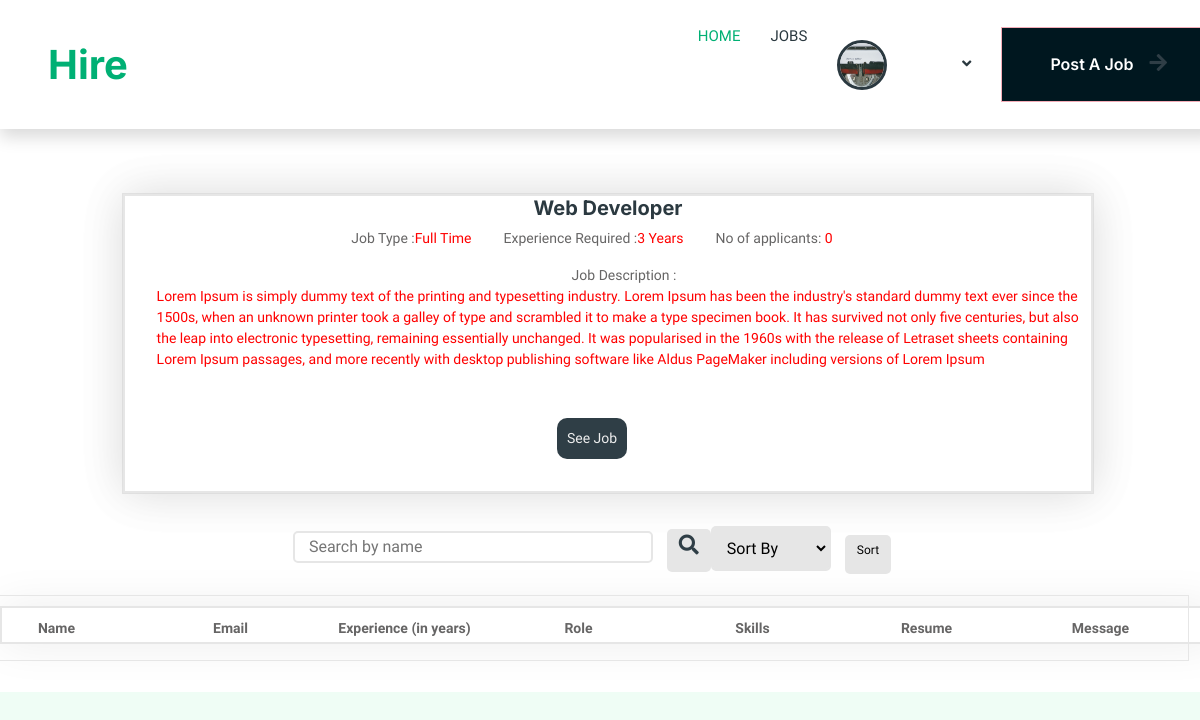
/recruiter/list/2/ (signed in), run on the app's committed database.
### job/models.py (models this page shows, shortened)
class Recruiter(models.Model):
    grade=[
        ('A','A'),
        ('B','B'),
        ('C','C'),
    ]
    user=models.OneToOneField(Profile,on_delete=models.CASCADE,related_name='recruiter')
    company_id=models.AutoField(primary_key=True)
    is_recruiter = models.BooleanField(default=True)
    is_applicant = models.BooleanField(default=False)
    company_name = models.CharField(max_length=100)
    logo = models.ImageField(upload_to='logo')
    about_company = models.TextField()
    company_address = models.CharField(max_length=100)
    company_website = models.CharField(max_length=100)
    company_email = models.CharField(max_length=100)
    grade=models.CharField(max_length=100,choices=grade)

class Job(models.Model):
    id=models.AutoField(primary_key=True)
    job_types=[
        ('Full Time','Full Time'),
        ('Part Time','Part Time'),
        ('Internship','Internship'),
        ('other','other')
    ]
    deadline=models.DateField(null=True,blank=True)
    Responsibilities=models.TextField(null=True,blank=True)
    Qualifications=models.TextField(null=True,blank=True)
    category=models.ForeignKey(Job_category,on_delete=models.CASCADE,null=True)
    recruiter = models.ForeignKey(Recruiter, on_delete=models.CASCADE)
    title = models.CharField(max_length=100)
    job_type = models.CharField(max_length=100)
    location = models.CharField(max_length=100)
    salary = models.CharField(max_length=100)
    description = models.TextField()
    skills = models.CharField(max_length=22)
    posted_on = models.DateTimeField(auto_now_add=True)
    experience = models.CharField(max_length=100)
    job_type=models.CharField(choices=job_types,max_length=100)
    vacancy=models.IntegerField( default=1)
    category=models.ForeignKey(Job_category,on_delete=models.CASCADE,null=True)

### job/decoratore.py (the view)
    def wrapped_view(request, *args, **kwargs):
        if request.user.is_authenticated and request.user.profile.is_recruiter:
            return view_func(request, *args, **kwargs)
        else:
            return redirect('home' )  # Adjust the URL name accordingly

### job/decoratore.py (called while the page is built)
def is_recruiter(view_func):
    def wrapped_view(request, *args, **kwargs):
        if request.user.is_authenticated and request.user.profile.is_recruiter:
            return view_func(request, *args, **kwargs)
        else:
            return redirect('home' )  # Adjust the URL name accordingly
    return wrapped_view

### templates/Recruiter/candidate_list.html (shortened to what this page needs)
{% load static %}
<!DOCTYPE html>
<html lang="en">
<head>
    <link href="https://cdnjs.cloudflare.com/ajax/libs/font-awesome/5.15.3/css/all.min.css" rel="stylesheet">
    <link href="https://cdn.jsdelivr.net/npm/bootstrap-icons@1.4.1/font/bootstrap-icons.css" rel="stylesheet">
    <link href="{% static 'lib/animate/animate.min.css' %}" rel="stylesheet">
    <link href="{% static 'lib/owlcarousel/assets/owl.carousel.min.css' %}" rel="stylesheet">
    <link rel="stylesheet" href="{% static 'style/style.css' %}">
    <link rel="stylesheet" href="{% static 'style/Recruiter/list.css' %}">
</head>
<body>
    {% include 'Recruiter/recheaders.html' %}
    <div class="job">
        <div class="job-desc">
            <div class="job-title">
                <h1>{{ job.title }}</h1>
                <div class="job-intro">
                    <ul>
                        <li>
                            Job Type :<span>{{ job.job_type }}</span>
                        </li>
                        <li>
                            Experience Required :<span>{{ job.experience }}</span>
                        </li>
                        <li>
                            No of applicants: <span>{{ c_len }}</span>
                        </li>
                    </ul>
                </div>
                <div class="job-detail">
                    <ul>
                        <li>
                            Job Description :<span>{{ job.description }}</span>
                        </li>
                    </ul>
                </div>
                <div class="job-detail-btn">
                    <button><a style="color: #eee;" href="{% url 'job_detail' job.pk %}">See Job</a></button>
                </div>
            </div>
        </div>
        <div class="search-box">
            <div class="search">
                <form action="" method="GET">
                    <input type="text" placeholder="Search by name" name="search" value="{{ search }}">
                    <button type="submit"> <i class="fas fa-solid fa-search"></i> </button>
                </form>
            </div>
            <div class="sort">
                <form action="" method="GET">
                    <select name="sort">
                        <option value="">Sort By</option>
                    </select>
                    <button type="submit">Sort</button>
                </form>
            </div>
        </div>
        <div class="sheet">
            <div class="sheet-column">
                <ul>
                    <li>Name</li>
                    <li>Email</li>
                    <li>Experience (in years)</li>
                    <li>Role</li>
                    <li>Skills</li>
                    <li>Resume</li>
                    <li>Message</li>
                </ul>
            </div>
        </div>
    </div>
    <div class="pagination">
    </div>
</body>
</html>

### templates/Recruiter/recheaders.html (shortened to what this page needs)
{% load static %}
<!DOCTYPE html>
<html lang="en">
<head>
    <link rel="stylesheet" href="https://cdnjs.cloudflare.com/ajax/libs/font-awesome/5.15.3/css/all.min.css">
    <link href="https://cdn.jsdelivr.net/npm/bootstrap-icons@1.4.1/font/bootstrap-icons.css" rel="stylesheet">
    <link href="{% static 'lib/animate/animate.min.css' %}" rel="stylesheet">
    <link href="{% static 'lib/owlcarousel/assets/owl.carousel.min.css' %}" rel="stylesheet">
    <link href="{% static 'style/bootstrap.min.css' %}" rel="stylesheet">
    <link href="{% static 'style/style.css' %}" rel="stylesheet">
</head>
<body>
    <div class="container-xxl bg-white p-0">
        <nav class="navbar navbar-expand-lg bg-white navbar-light shadow sticky-top p-0">
            <a href="{% url 'home' %}" class="navbar-brand d-flex align-items-center text-center py-0 px-4 px-lg-5">
                <h1 class="m-0 text-primary">Hire</h1>
            </a>
            <div class="collapse navbar-collapse" id="navbarCollapse">
                <div class="navbar-nav ms-auto p-4 p-lg-0">
                    <a href="{% url 'recruiter_home' %}" class="nav-item nav-link active">Home</a>
                    <a href="{% url 'job-list' %}" class="nav-item nav-link">Jobs</a>
                    <div class="nav-item dropdown">
                        <a href="#" class="nav-link dropdown-toggle" data-bs-toggle="dropdown">
                            <img src="{{ recruiter.logo.url }}" alt="Logo" class="profile-image">
                        </a>
                    </div>
                </div>
                {% if profile and profile.is_recruiter %}
                    <a href="{% url 'job_create' %}" class="btn btn-primary rounded-0 py-4 px-lg-5 d-none d-lg-block">Post A Job<i class="fa fa-arrow-right ms-3"></i></a>
                {% endif %}
            </div>
        </nav>

### static/style/style.css (style rules this page uses)
:root { --primary: #00B074; --secondary: #2B9BFF; --light: #EFFDF5; --dark: #2B3940; width: 100% !important; }
body { overflow-x: hidden; margin-right: -1rem !important; }
.container-xxl { overflow-x: hidden; }
.btn { font-family: 'Inter', sans-serif; font-weight: 600; transition: .5s; }
.btn.btn-primary, .btn.btn-secondary { color: #FFFFFF; }
.navbar .dropdown-toggle::after { border: none; content: "\f107"; font-family: "Font Awesome 5 Free"; font-weight: 900; vertical-align: middle; margin-left: 5px; transition: .5s; }
.navbar-dark .navbar-nav .nav-link, .navbar-light .navbar-nav .nav-link { margin-right: 30px; padding: 25px 0; color: #FFFFFF; font-size: 15px; text-transform: uppercase; outline: none; }
.navbar-dark .navbar-nav .nav-link:hover, .navbar-dark .navbar-nav .nav-link.active, .navbar-light .navbar-nav .nav-link:hover, .navbar-light .navbar-nav .nav-link.active { color: var(--primary); }
.navbar-light .navbar-brand, .navbar-light a.btn { height: 75px; }
.navbar-light .navbar-nav .nav-link { color: var(--dark); font-weight: 500; }
.navbar-light.sticky-top { top: -100px; transition: .5s; }
.profile-image { width: 50px; height: 50px; border-radius: 50%; cursor: pointer; margin: 15px 66px 14px 0px; border:#2B3940 3px solid; }
.btn-primary { background-color: #00171f!important; border-color: #f4acb7!important; }

### static/style/Recruiter/list.css (style rules this page uses)
a { text-decoration: none; }
.job { display: flex; flex-direction: column; justify-content: center; align-items: center; margin-top: 4rem; }
.job-desc { display: flex; flex-direction: column; justify-content: center; align-items: center; border: 1px solid #e6e6e6; width: 80%; box-shadow: 0 0 45px rgba(0, 0, 0, .08); }
.job-title { display: flex; flex-direction: column; justify-content: center; align-items: center; font-size: 14px; border: 2px solid #e6e6e6; box-shadow: 0 0 45px rgba(0, 0, 0, .08); }
.job-title h1 { font-size: 20px; font-weight: bold; }
.job-intro { display: flex; justify-content: center; align-items: center; }
.job-intro ul { display: flex; flex-direction: row; list-style-type: none; padding-right: 2rem; }
.job-intro li { padding-right: 2rem; }
span { color:red; }
.job-detail ul { display: flex; flex-direction: row; justify-content: center; align-items: center; }
.job-detail ul li { display: flex; flex-direction: column; justify-content: center; align-items: center; }
.job-detail-btn { display: flex; flex-direction: row; justify-content: center; align-items: center; }
.job-detail-btn button { margin-top: 2rem; margin-bottom: 2rem; margin-right: 2rem; padding: 10px; border-radius: 10px; background-color: #2f3e46; color: white; border: none; }
.sheet { width: 100%; margin-top: 2rem; display: flex; flex-direction: column; justify-content: center; align-items: center; border: 2px solid #e6e6e6; box-shadow: 0 0 45px rgba(0, 0, 0, .08); }
.sheet-column ul,.user-data-i ul { display: flex; flex-direction: row; justify-content:space-between; align-items: center; border: 1px solid #e6e6e6; list-style: none; }
.sheet-column ul li { display: flex; width: 14.5vw; flex-direction: column; justify-content: center; align-items: center; height: 8vh; font-weight: bold; font-size: 14px; }
.sheet-column { margin: -13px -6px -11px -97px; }
i { color: #2f3e46; font-size: 20px; }
.search-box { display: flex; flex-direction: row; justify-content: center; align-items: center; margin-top: 2rem; margin-right: 2rem; }
.search-box input { padding: 14px; width: 30vw; height: 2vh; border-radius: 5px; border: 2px solid #e6e6e6; margin-right: 10px; }
.search-box button { padding: 6px 12px 15px 12px; border-radius: 5px; background-color: #e6e6e6; border: none; font-size: 12px!important; cursor: pointer; }
.sort select { padding: 10px; border-radius: 5px; background-color: #e6e6e6; color: white; border: 2px solid #e6e6e6; color: black; margin-right: 10px; width: 10vw; }

### data on the page
Recruiter: logo (picture)
Job: title "Web Developer", job_type "Full Time", experience "3 Years", description "Lorem Ipsum is simply dummy text of the printing and typesetting industry. Lorem Ipsum has been the industry's standard dummy text ever since the 1500s, when an unknown printer took a galley of type and scrambled it to make a type specimen book. It has survived not only five centuries, but also the leap into electronic typesetting, remaining essentially unchanged. It was popularised in the 1960s with the release of Letraset sheets containing Lorem Ipsum passages, and more recently with desktop publishing software like Aldus PageMaker including versions of Lorem Ipsum"

### other printed values
{{ c_len }} "0"
